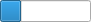
<?xml version="1.0" encoding="UTF-8"?>
<ui version="4.0">
 <class>Core::ProgressSystem::ProgressStatusBarWidget</class>
 <widget class="QWidget" name="Core::ProgressSystem::ProgressStatusBarWidget">
  <property name="geometry">
   <rect>
    <x>0</x>
    <y>0</y>
    <width>87</width>
    <height>20</height>
   </rect>
  </property>
  <property name="windowTitle">
   <string>Form</string>
  </property>
  <layout class="QHBoxLayout" name="main_layout">
   <property name="spacing">
    <number>0</number>
   </property>
   <property name="leftMargin">
    <number>0</number>
   </property>
   <property name="topMargin">
    <number>0</number>
   </property>
   <property name="rightMargin">
    <number>0</number>
   </property>
   <property name="bottomMargin">
    <number>0</number>
   </property>
   <item>
    <widget class="QProgressBar" name="progress_bar">
     <property name="value">
      <number>24</number>
     </property>
     <property name="textVisible">
      <bool>false</bool>
     </property>
    </widget>
   </item>
  </layout>
 </widget>
 <resources/>
 <connections/>
</ui>
